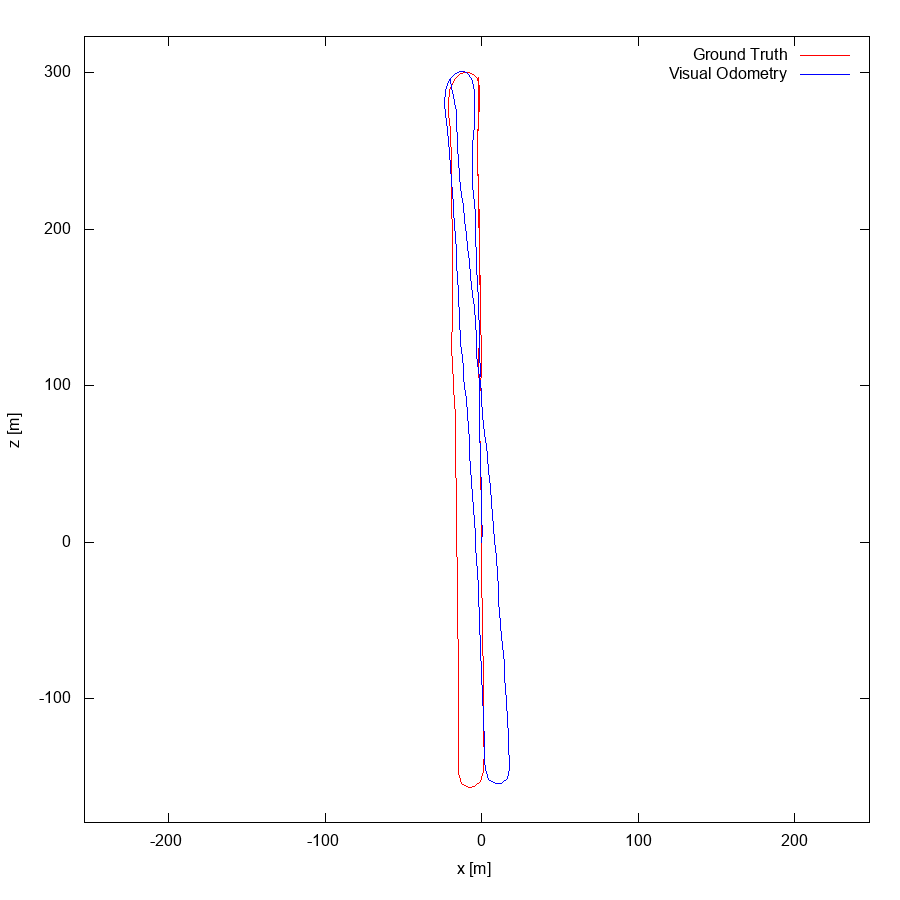

Recreate this plot in gnuplot.
set term postscript eps enhanced color
set output "00.eps"
set size ratio -1
set xrange [-254:248]
set yrange [-179:323]
set xlabel "x [m]"
set ylabel "z [m]"
plot "00.txt" using 1:2 lc rgb "#FF0000" title 'Ground Truth' w lines,"00.txt" using 3:4 lc rgb "#0000FF" title 'Visual Odometry' w lines,"< head -1 00.txt" using 1:2 lc rgb "#000000" pt 4 ps 1 lw 2 title 'Sequence Start' w points
